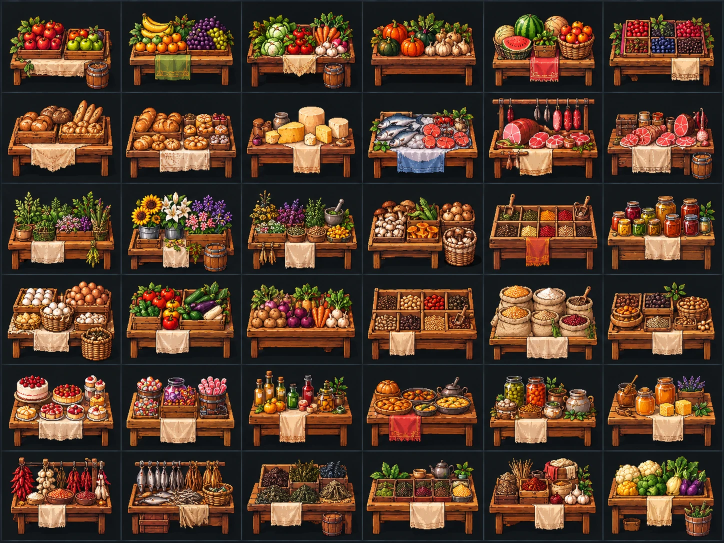
#> input picture imagens/bancas_mercado.webp, 1448 x 1086 px, found by its file name (shown at 1/2 size)
$ python extract_bancas.py
#> lines starting #> are read from the running program, lines starting #| are printed output that depends on the picture; after the words box and inside, x2 and y2 are one past the last pixel; in counts of white or black regions, pixels touching at a corner belong together
### Tools/extract_boss_pirata.py
"""Separa cada quadro de ação do boss pirata (Drake) da folha imagens/boss-pirata.jpg.

A folha tem 3 linhas x 5 colunas, fundo xadrez:
  linha 1: frente, esquerda, costas-direita, costas-esquerda, costas   (direções)
  linha 2: parado, golpe 1, golpe 2, tiro p/ direita, tiro p/ esquerda
  linha 3: dor 1 (chapéu voando), dor 2 (ajoelhado), morte 1, morte 2, morte 3

Cada quadro sai num quadro de tamanho único, com os pés no mesmo ponto (centro da
coluna, base da linha), para a animação não pular. Saída: Assets/Art/Sprites/Monsters/MVP/Resources/Drake/.

Uso: python Tools/extract_boss_pirata.py   (na raiz do projeto)
"""
import os
import sys

import numpy as np
from PIL import Image

sys.path.insert(0, os.path.dirname(__file__))
from extract_pixelart import resample, background_mask, drop_specks, quantize  # noqa: E402

SRC = "imagens/boss-pirata.jpg"
OUT = "Assets/Art/Sprites/Monsters/MVP/Resources/Drake"
GRID = 512          # a arte tem pixel de 2 px na imagem de 1024
COLS = 5
NAMES = [
    ["frente", "esquerda", "costas_direita", "costas_esquerda", "costas"],
    ["parado", "golpe_1", "golpe_2", "tiro_direita", "tiro_esquerda"],
    ["dor_1", "dor_2", "morte_1", "morte_2", "morte_3"],
]


def components(fg):
    """Grupos de pixels ligados (8 vizinhos): lista de (ys, xs)."""
    H, W = fg.shape
    seen = np.zeros_like(fg)
    out = []
    for y, x in zip(*np.where(fg)):
        if seen[y, x]:
            continue
        ys, xs, stack = [], [], [(y, x)]
        seen[y, x] = True
        while stack:
            cy, cx = stack.pop()
            ys.append(cy)
            xs.append(cx)
            for dy in (-1, 0, 1):
                for dx in (-1, 0, 1):
                    ny, nx = cy + dy, cx + dx
                    if 0 <= ny < H and 0 <= nx < W and fg[ny, nx] and not seen[ny, nx]:
                        seen[ny, nx] = True
                        stack.append((ny, nx))
        out.append((np.array(ys), np.array(xs)))
    return out


# [75 lines left out: functions row_bands, main, not called in this run]


# [2 lines that do not run on import are left out]

### Tools/extract_decoracao.py
"""Decoração de loja/casa (imagens/decoracao-loja.jpg): cada peça num sprite, na mesma escala
do prédio comercial e da casa (a folha é do mesmo estilo: 0,384 da imagem = 32 px/unidade).

Fundo xadrez pela posição dos quadrados (extract_casa.background). As peças são os grupos
de pixels, juntados por linha (pelo centro) e por coluna (os que se sobrepõem na horizontal
são a mesma peça: a balança tem os pratos soltos, a mesa vem com a cadeira).
Saída: Assets/Art/Sprites/Environment/Decoracao/<nome>.png
Uso: python Tools/extract_decoracao.py
"""
import os
import sys

import numpy as np
from PIL import Image

sys.path.insert(0, os.path.dirname(__file__))
from extract_casa import background, drop_specks  # noqa: E402
from extract_boss_pirata import components  # noqa: E402

SRC = "imagens/decoracao-loja.jpg"
OUT = "Assets/Art/Sprites/Environment/Decoracao"
SCALE = 192 / 500        # a mesma redução do prédio comercial
ROW_CENTERS = [110, 260, 380, 505]
NAMES = [
    ["balcao", "estante_mantimentos", "estante_pocoes", "mesa_cadeira", "estante_livros", "cama", "guarda_roupa"],
    ["caixa_macas", "caixa_legumes", "caixote_1", "caixote_2", "caixotes_empilhados", "bau_ferro",
     "caixote_3", "caixote_4", "caixote_5"],
    ["barril_1", "barril_2", "barril_3", "barril_4", "barril_5", "barril_6", "barril_aberto", "balde_agua",
     "lenha_pilha", "lenha"],
    ["saco_1", "saco_2", "saco_graos", "sacos", "cesto_tomates", "cesto_batatas", "cesto_legumes", "balanca",
     "presunto", "linguicas", "linguica"],
]


# [23 lines left out: functions items_of_row, split_at_gap, not called in this run]


def save(a, it, name):
    ys, xs = it["ys"], it["xs"]
    y0, y1, x0, x1 = ys.min(), ys.max(), xs.min(), xs.max()
    h, w = y1 - y0 + 1, x1 - x0 + 1
    rgb = a[y0:y1 + 1, x0:x1 + 1]
    alpha = np.zeros((h, w))
    alpha[ys - y0, xs - x0] = 1
    W, H = max(1, round(w * SCALE)), max(1, round(h * SCALE))
    pre = Image.fromarray((rgb * alpha[:, :, None]).clip(0, 255).astype(np.uint8)).resize((W, H), Image.LANCZOS)
    al = np.array(Image.fromarray((alpha * 255).astype(np.uint8)).resize((W, H), Image.LANCZOS)).astype(float) / 255
    col = np.array(pre).astype(float) / np.maximum(al[:, :, None], 1e-3)
    opaque = al > 0.5
    # Pixel solto (sobra do xadrez): sem nenhum vizinho opaco em volta, sai.
    n = np.zeros(opaque.shape, int)
    pad = np.pad(opaque, 1)
    for dy in (-1, 0, 1):
        for dx in (-1, 0, 1):
            if dy or dx:
                n += pad[1 + dy:1 + dy + H, 1 + dx:1 + dx + W]
    opaque &= n >= 2
    out = np.dstack([col.clip(0, 255).astype(np.uint8), np.where(opaque, 255, 0).astype(np.uint8)])
    Image.fromarray(out, "RGBA").save(os.path.join(OUT, name + ".png"))
    return W, H


# [19 lines left out: function main, not called in this run]


# [2 lines that do not run on import are left out]

### Tools/extract_bancas.py
"""Recorta as 36 bancas de imagens/bancas_mercado.webp (grade 6x6, fundo cinza-escuro liso)
em Assets/Art/Sprites/Environment/Decoracao, na escala das outras decorações. Cada célula:
o fundo é o cinza-escuro neutro ligado à borda; o resto (banca, barril, cesto) fica junto.

Uso: python Tools/extract_bancas.py
"""
import os
import sys

import numpy as np
from PIL import Image

sys.path.insert(0, os.path.dirname(__file__))
import extract_decoracao  # noqa: E402
from extract_boss_pirata import components  # noqa: E402

SRC = "imagens/bancas_mercado.webp"
NAMES = [
    "banca_macas_verdes", "banca_frutas_tropicais", "banca_hortalicas", "banca_aboboras_alhos", "banca_melancias", "banca_frutas_vermelhas",
    "banca_paes_cestos", "banca_paes_doces", "banca_queijos", "banca_frutos_do_mar", "banca_carnes_penduradas", "banca_presuntos",
    "banca_ervas", "banca_flores", "banca_ervas_medicinais", "banca_cogumelos", "banca_temperos_caixas", "banca_conservas",
    "banca_ovos", "banca_legumes_coloridos", "banca_raizes", "banca_graos_caixas", "banca_sacos_graos", "banca_nozes",
    "banca_bolos", "banca_balas", "banca_azeites", "banca_pratos_prontos", "banca_picles", "banca_mel_queijo",
    "banca_pimentas_alhos", "banca_peixe_seco", "banca_chas_folhas", "banca_chas_bules", "banca_especiarias", "banca_couve_flor",
]


def border_flood(bg):
    m = np.zeros_like(bg)
    m[0, :], m[-1, :], m[:, 0], m[:, -1] = bg[0, :], bg[-1, :], bg[:, 0], bg[:, -1]
    while True:
        g = m.copy()
        g[1:] |= m[:-1]; g[:-1] |= m[1:]; g[:, 1:] |= m[:, :-1]; g[:, :-1] |= m[:, 1:]
        g &= bg
        if (g == m).all():
            return m
        m = g


def main():
    a = np.array(Image.open(SRC).convert("RGB")).astype(float)
    H, W = a.shape[:2]
#> H = 1086; W = 1448
    xs_cut = np.linspace(0, W, 7).round().astype(int)
#> xs_cut = [0, 241, 483, 724, 965, 1207, 1448]
    ys_cut = np.linspace(0, H, 7).round().astype(int)
#> ys_cut = [0, 181, 362, 543, 724, 905, 1086]
    bg_all = ((a.max(2) - a.min(2)) <= 12) & (a.max(2) <= 62)
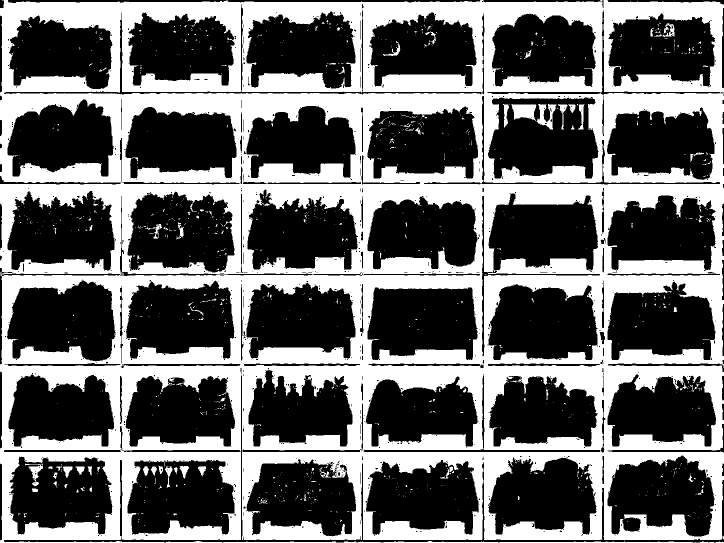
#> bg_all: shape (1086, 1448) bool (shown at 1/2 size); 41.9% white; 1209 white regions (1125 under 20 px), largest, box (x1, y1, x2, y2) and area: (0, 0, 1448, 1086) 645446, (1023, 208, 1073, 242) 1202, (1073, 208, 1113, 259) 926
    for r in range(6):
        for c in range(6):
            y0, y1, x0, x1 = ys_cut[r] + 4, ys_cut[r + 1] - 4, xs_cut[c] + 4, xs_cut[c + 1] - 4
            keep = ~border_flood(bg_all[y0:y1, x0:x1])
            # Fundo preso dentro do desenho (entre o varal e as carnes): manchas grandes do cinza do fundo.
            for cy, cx in components(keep & bg_all[y0:y1, x0:x1]):
                if len(cy) >= 25:
                    keep[cy, cx] = False
            # Fios da grade da folha (pedaços finos e compridos) saem.
            for cy, cx in components(keep):
                h, w = cy.max() - cy.min() + 1, cx.max() - cx.min() + 1
                if min(h, w) <= 6 or max(h, w) / min(h, w) > 10 or len(cy) < 30:
                    keep[cy, cx] = False
            ys, xs = np.where(keep)
            extract_decoracao.save(a, {"ys": ys + y0, "xs": xs + x0}, NAMES[r * 6 + c])
#> this loop made 6 passes
#> pass 1, in save, `rgb = a[y0:y1 + 1, x0:x1 + 1]`:
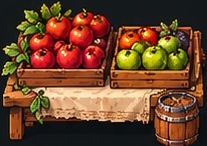
#> rgb: shape (146, 207, 3) float64; mean R, G, B 107.3, 67.9, 41.3
#> pass 1, in save, `pre = Image.fromarray((rgb * alpha[:, :, None]).clip(0, 255).astype(np..`:
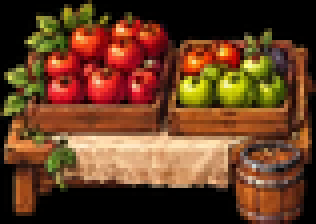
#> pre: PIL image 79x56 RGB (shown 4 times larger); mean R, G, B 102.2, 61.7, 34.5
#> pass 1, in save, `al = np.array(Image.fromarray((alpha * 255).astype(np.uint8)).resize((..`:
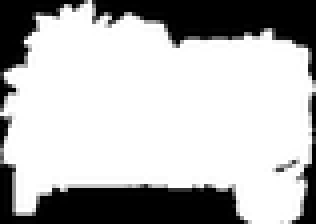
#> al: shape (56, 79) float64 (shown 4 times larger); min 0, max 1, mean 0.715
#> pass 1, in save, `col = np.array(pre).astype(float) / np.maximum(al[:, :, None], 1e-3)`:
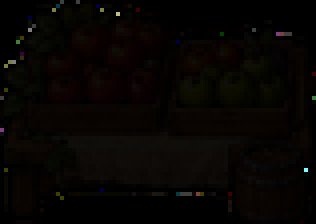
#> col: shape (56, 79, 3) float64 (shown 4 times larger); mean R, G, B 118.4, 75.8, 45.4; drawn with min black and max white
#> after the loop:
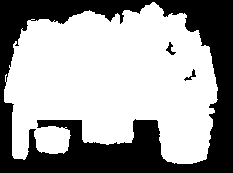
#> keep: shape (173, 233) bool; 62.6% white; 3 black regions, box (x1, y1, x2, y2) and area: (0, 0, 233, 173) 14978, (166, 42, 176, 55) 52, (184, 69, 196, 81) 44
    print(len(NAMES), "bancas")


if __name__ == "__main__":
    main()
